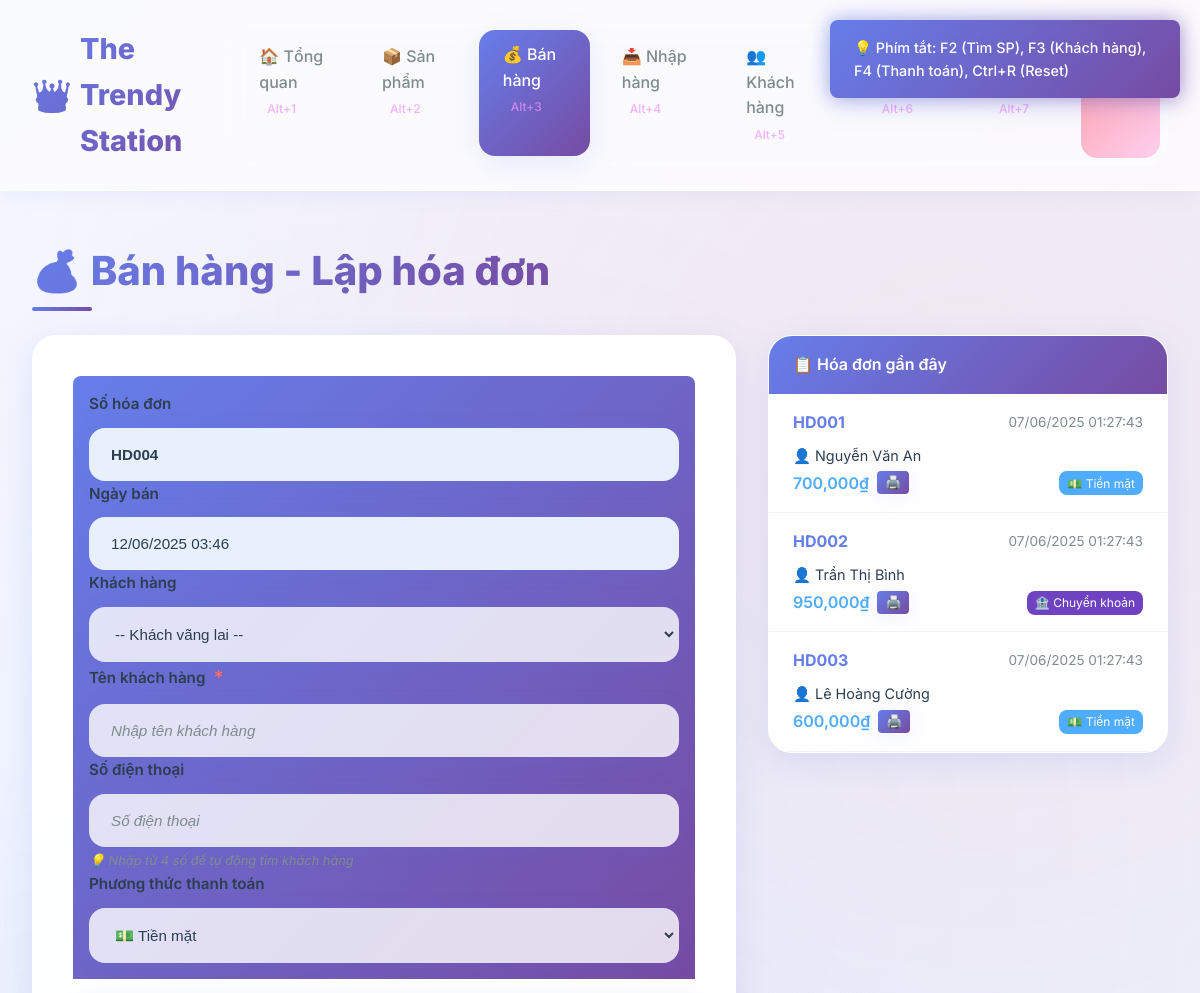
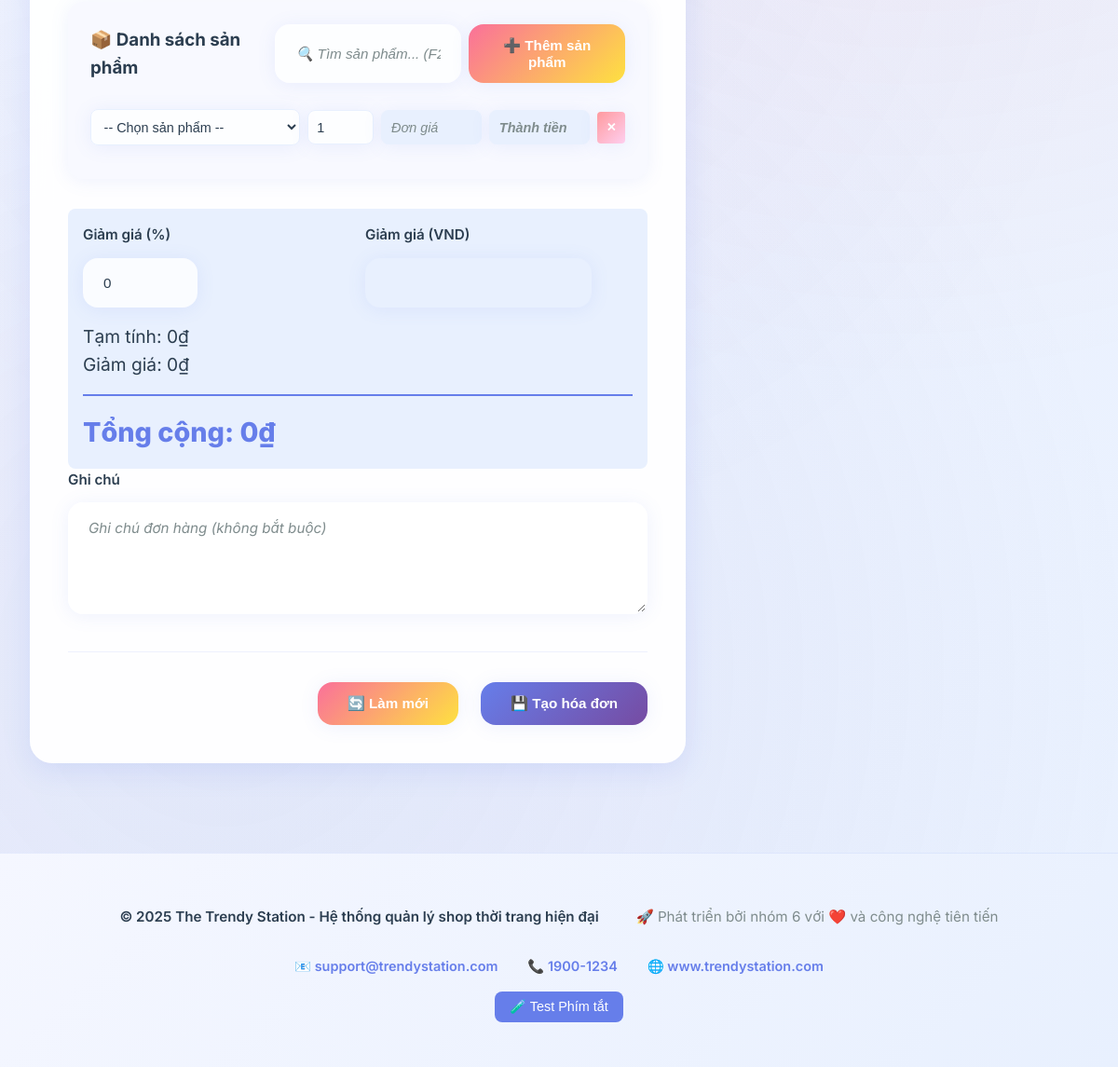
The app's page /?page=sales with its own data (2 pictures, top to bottom).
### tables this page shows
CREATE TABLE sales (
    id INT AUTO_INCREMENT PRIMARY KEY,
    sale_code VARCHAR(20) UNIQUE NOT NULL,
    customer_id INT,
    customer_name VARCHAR(100),
    customer_phone VARCHAR(20),
    total_amount DECIMAL(15,2) NOT NULL DEFAULT 0,
    discount_percent DECIMAL(5,2) DEFAULT 0,
    discount_amount DECIMAL(12,2) DEFAULT 0,
    final_amount DECIMAL(15,2) NOT NULL DEFAULT 0,
    payment_method ENUM('Tiền mặt', 'Chuyển khoản', 'Thẻ tín dụng', 'Ví điện tử') DEFAULT 'Tiền mặt',
    payment_status ENUM('Chờ thanh toán', 'Đã thanh toán', 'Hoàn tiền') DEFAULT 'Đã thanh toán',
    notes TEXT,
    cashier_name VARCHAR(100) DEFAULT 'Admin',
    sale_date TIMESTAMP DEFAULT CURRENT_TIMESTAMP,
    created_at TIMESTAMP DEFAULT CURRENT_TIMESTAMP,
    
    FOREIGN KEY (customer_id) REFERENCES customers(id) ON DELETE SET NULL,
    
    INDEX idx_sale_code (sale_code),
    INDEX idx_customer (customer_id),
    INDEX idx_sale_date (sale_date),
    INDEX idx_payment_status (payment_status)
);

### config/database.php (called while the page is built, shortened)
<?php
$config = [
    'host' => 'localhost',
    'dbname' => 'trendy_station',
    'username' => 'root',
    'password' => '',
    'charset' => 'utf8mb4',
    'options' => [
        PDO::ATTR_ERRMODE => PDO::ERRMODE_EXCEPTION,
        PDO::ATTR_DEFAULT_FETCH_MODE => PDO::FETCH_ASSOC,
        PDO::ATTR_EMULATE_PREPARES => false,
    ]
];
try {
    $dsn = "mysql:host={$config['host']};dbname={$config['dbname']};charset={$config['charset']}";
    $pdo = new PDO($dsn, $config['username'], $config['password'], $config['options']);
    $pdo->exec("SET NAMES utf8mb4 COLLATE utf8mb4_unicode_ci");
    $pdo->exec("SET time_zone = '+07:00'");
} catch (PDOException $e) {
    die('Database connection failed: ' . $e->getMessage());
}
function executeQuery($sql, $params = []) {
    global $pdo;
    try {
        $stmt = $pdo->prepare($sql);
        $stmt->execute($params);
        return $stmt;
    } catch (PDOException $e) {
        die("❌ Lỗi thực hiện query: " . $e->getMessage());
    }
}
function fetchAll($sql, $params = []) {
    $stmt = executeQuery($sql, $params);
    return $stmt->fetchAll();
}
function fetchOne($sql, $params = []) {
    $stmt = executeQuery($sql, $params);
    return $stmt->fetch();
}
function generateCode($prefix, $table, $column) {
    $sql = "SELECT MAX(CAST(SUBSTRING($column, " . (strlen($prefix) + 1) . ") AS UNSIGNED)) as max_num
            FROM $table
            WHERE $column LIKE '$prefix%'";
    $result = fetchOne($sql);
    $nextNum = ($result['max_num'] ?? 0) + 1;
    return $prefix . str_pad($nextNum, 3, '0', STR_PAD_LEFT);
}
?>

### includes/functions.php (called while the page is built, shortened)
<?php
if (!function_exists('formatDate')) {
    function formatDate($dateString) {
        $originalTimezone = date_default_timezone_get();
        $formatted = date('d/m/Y H:i:s', strtotime($dateString));
        return $formatted;
    }
}
?>

### pages/sales.php (the view, shortened to what this page needs)
<?php
require_once __DIR__ . '/../includes/functions.php';
$recentSales = fetchAll("
    SELECT s.*, c.name as customer_name_db
    FROM sales s
    LEFT JOIN customers c ON s.customer_id = c.id
    ORDER BY s.sale_date DESC
    LIMIT 10
");
$newSaleCode = generateCode('HD', 'sales', 'sale_code');
?>
<h1 class="page-title">💰 Bán hàng - Lập hóa đơn</h1>
<div style="display: grid; grid-template-columns: 1fr 400px; gap: 2rem; align-items: start;">
    <div class="form-container">
        <form method="POST" id="saleForm">
            <div class="invoice-header">
                <div class="form-group">
                    <label>Số hóa đơn</label>
                    <input type="text" value="<?php echo $newSaleCode; ?>" readonly style="background: var(--bg-tertiary); font-weight: bold;">
                </div>
                <div class="form-group">
                    <label>Ngày bán</label>
                    <input type="text" value="<?php echo date('d/m/Y H:i'); ?>" readonly style="background: var(--bg-tertiary);">
                </div>
                  <div class="form-group">
                    <label for="customer_id">Khách hàng</label>
                    <select name="customer_id" id="customer_id" onchange="selectCustomer(this)" title="Chọn khách hàng có sẵn hoặc để trống cho khách vãng lai">
                        <option value="">-- Khách vãng lai --</option>
                    </select>
                </div>
                <div class="form-group">
                    <label for="customer_name">Tên khách hàng <span class="required">*</span></label>
                    <input type="text" name="customer_name" id="customer_name" placeholder="Nhập tên khách hàng" required>
                </div>
                  <div class="form-group">
                    <label for="customer_phone">Số điện thoại</label>
                    <input type="tel" name="customer_phone" id="customer_phone" placeholder="Số điện thoại"
                           title="Nhập số điện thoại để tự động tìm khách hàng có sẵn">
                    <div class="quick-add-hint">💡 Nhập từ 4 số để tự động tìm khách hàng</div>
                </div>
                  <div class="form-group">
                    <label for="payment_method">Phương thức thanh toán</label>
                    <select name="payment_method" id="payment_method">
                        <option value="Tiền mặt">💵 Tiền mặt</option>
                    </select>
                </div>
            </div>
            <div class="invoice-items">
                <div style="display: flex; justify-content: space-between; align-items: center; margin-bottom: 1rem;">
                    <h3>📦 Danh sách sản phẩm</h3>
                    <div style="display: flex; gap: 0.5rem;">                        <input type="text" id="productSearch" placeholder="🔍 Tìm sản phẩm... (F2)"
                               style="width: 200px;" onkeyup="searchProducts(this.value)"
                               title="Nhập mã hoặc tên sản phẩm để tìm kiếm. Nhấn Enter để thêm nhanh sản phẩm theo mã.">
                        <button type="button" class="btn btn-secondary" onclick="addItemRow()" title="Thêm dòng sản phẩm mới (F3)">
                            ➕ Thêm sản phẩm
                        </button>
                    </div>
                </div>
                <div id="itemsContainer">
                </div>
            </div>
            <div class="total-section">
                <div style="display: grid; grid-template-columns: 1fr 1fr; gap: 1rem; margin-bottom: 1rem;">
                    <div>
                        <label for="discount_percent">Giảm giá (%)</label>
                        <input type="number" name="discount_percent" id="discount_percent" value="0" min="0" max="100" step="0.1" onchange="calculateTotal()">
                    </div>
                    <div>
                        <label>Giảm giá (VND)</label>
                        <input type="text" id="discountAmount" readonly style="background: var(--bg-tertiary);">
                    </div>
                </div>
                <div style="font-size: 1.2rem; margin-bottom: 1rem;">
                    <div>Tạm tính: <span id="subtotal">0₫</span></div>
                    <div>Giảm giá: <span id="discountDisplay">0₫</span></div>
                </div>
                <div style="font-size: 1.8rem; font-weight: 800; color: var(--primary-color); border-top: 2px solid var(--primary-color); padding-top: 1rem;">
                    Tổng cộng: <span id="totalAmount">0₫</span>
                </div>
            </div>
            <div class="form-group full-width">
                <label for="notes">Ghi chú</label>
                <textarea name="notes" id="notes" placeholder="Ghi chú đơn hàng (không bắt buộc)"></textarea>
            </div>
            <div class="form-actions">
                <button type="button" class="btn btn-secondary" onclick="resetForm()">🔄 Làm mới</button>
                <button type="submit" class="btn btn-primary" id="submitBtn" disabled>
                    💾 Tạo hóa đơn
                </button>
            </div>
        </form>
    </div>
    <div class="data-table" style="height: fit-content;">
        <div style="background: var(--primary-gradient); color: white; padding: 1rem 1.5rem; font-weight: 600;">
            📋 Hóa đơn gần đây
        </div>
        <div style="max-height: 500px; overflow-y: auto;">
            <?php if (empty($recentSales)): ?>
                <div style="padding: 2rem; text-align: center; color: var(--text-secondary);">
                    📄 Chưa có hóa đơn nào
                </div>
            <?php else: ?>
                <?php foreach ($recentSales as $sale): ?>
                    <div style="padding: 1rem 1.5rem; border-bottom: 1px solid rgba(102, 126, 234, 0.1); cursor: pointer; transition: var(--transition);"
                         onclick="viewSaleDetail('<?php echo $sale['sale_code']; ?>', <?php echo $sale['id']; ?>)"
                         onmouseover="this.style.background='var(--bg-tertiary)'"
                         onmouseout="this.style.background='transparent'">
                        <div style="display: flex; justify-content: space-between; align-items: center; margin-bottom: 0.5rem;">
                            <strong style="color: var(--primary-color);"><?php echo $sale['sale_code']; ?></strong>
                            <span style="font-size: 0.85rem; color: var(--text-secondary);">
                                <?php echo formatDate($sale['sale_date']); ?>
                            </span>
                        </div>
                        <div style="font-size: 0.9rem; margin-bottom: 0.25rem;">
                            👤 <?php echo htmlspecialchars($sale['customer_name'] ?: ($sale['customer_name_db'] ?? 'Khách vãng lai')); ?>
                        </div>
                        <div style="display: flex; justify-content: space-between; align-items: center;">
                            <span style="display: flex; gap: 0.5rem; align-items: center;">
                                <span style="font-weight: 600; color: var(--success-color);">
                                    <?php echo number_format($sale['final_amount']); ?>₫
                                </span>
                                <button class="btn btn-small btn-primary" onclick="event.stopPropagation(); printInvoice(<?php echo $sale['id']; ?>)" title="In hóa đơn">
                                    🖨️
                                </button>
                            </span>
                            <?php
                                $paymentMethodValue = $sale['payment_method'];
                                $paymentMethodDisplay = '-';
                                $paymentMethodBgColor = 'var(--primary-color)';
                                switch ($paymentMethodValue) {
                                    case 'Tiền mặt':
                                        $paymentMethodDisplay = '💵 Tiền mặt';
                                        $paymentMethodBgColor = 'var(--success-color, #28a745)';
                                        break;
                                    case 'Chuyển khoản':
                                        $paymentMethodDisplay = '🏦 Chuyển khoản';
                                        $paymentMethodBgColor = 'var(--purple-color, #6f42c1)';
                                        break;
                                }
                            ?>
                            <span style="background: <?php echo $paymentMethodBgColor; ?>; color: white; padding: 0.15rem 0.5rem; border-radius: 8px; font-size: 0.75rem;">
                                <?php echo $paymentMethodDisplay; ?>
                            </span>
                        </div>
                    </div>
                <?php endforeach; ?>
            <?php endif; ?>
        </div>
    </div>
</div>

### records on screen
sales: sale_code "HD001", sale_date "07/06/2025 01:27:43", customer_name "Nguyễn Văn An", final_amount "700,000", payment_method "💵 Tiền mặt"
sales: sale_code "HD002", sale_date "07/06/2025 01:27:43", customer_name "Trần Thị Bình", final_amount "950,000", payment_method "🏦 Chuyển khoản"
sales: sale_code "HD003", sale_date "07/06/2025 01:27:43", customer_name "Lê Hoàng Cường", final_amount "600,000", payment_method "💵 Tiền mặt"
